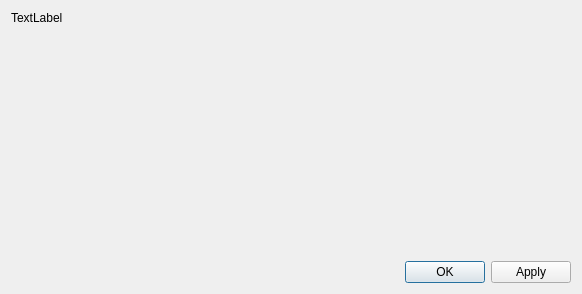
<?xml version="1.0" encoding="UTF-8"?>
<ui version="4.0">
 <class>MyInputDialog</class>
 <widget class="QDialog" name="MyInputDialog">
  <property name="geometry">
   <rect>
    <x>0</x>
    <y>0</y>
    <width>582</width>
    <height>294</height>
   </rect>
  </property>
  <property name="windowTitle">
   <string>Dialog</string>
  </property>
  <layout class="QVBoxLayout" name="verticalLayout">
   <item>
    <widget class="QLabel" name="label">
     <property name="text">
      <string>TextLabel</string>
     </property>
    </widget>
   </item>
   <item>
    <spacer name="verticalSpacer">
     <property name="orientation">
      <enum>Qt::Vertical</enum>
     </property>
     <property name="sizeHint" stdset="0">
      <size>
       <width>20</width>
       <height>40</height>
      </size>
     </property>
    </spacer>
   </item>
   <item>
    <widget class="QDialogButtonBox" name="buttonBox">
     <property name="orientation">
      <enum>Qt::Horizontal</enum>
     </property>
     <property name="standardButtons">
      <set>QDialogButtonBox::Apply|QDialogButtonBox::Ok</set>
     </property>
    </widget>
   </item>
  </layout>
 </widget>
 <resources/>
 <connections>
  <connection>
   <sender>buttonBox</sender>
   <signal>accepted()</signal>
   <receiver>MyInputDialog</receiver>
   <slot>accept()</slot>
   <hints>
    <hint type="sourcelabel">
     <x>248</x>
     <y>254</y>
    </hint>
    <hint type="destinationlabel">
     <x>157</x>
     <y>274</y>
    </hint>
   </hints>
  </connection>
  <connection>
   <sender>buttonBox</sender>
   <signal>rejected()</signal>
   <receiver>MyInputDialog</receiver>
   <slot>reject()</slot>
   <hints>
    <hint type="sourcelabel">
     <x>316</x>
     <y>260</y>
    </hint>
    <hint type="destinationlabel">
     <x>286</x>
     <y>274</y>
    </hint>
   </hints>
  </connection>
 </connections>
</ui>
